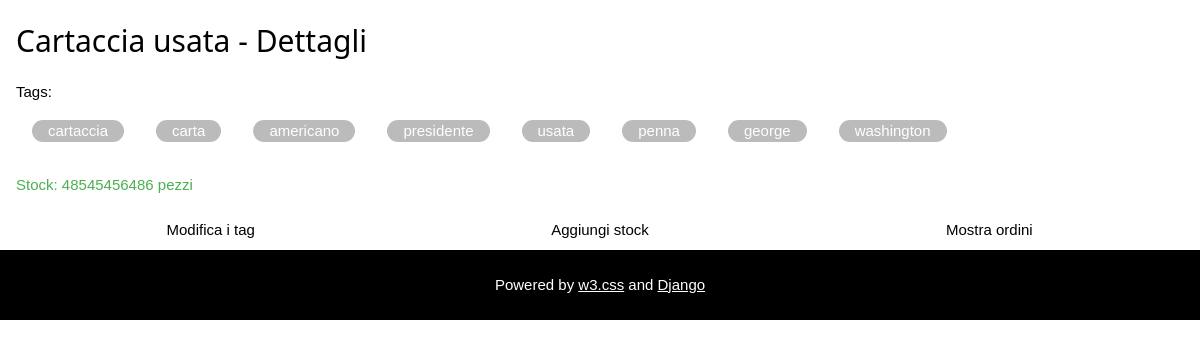
Page /product_details/21/ (signed in) on the committed database.
### decommerce/models.py (models this page shows, shortened)
class Product(models.Model):
    name = models.CharField(max_length=100, blank=False)
    category = models.ForeignKey(Category, blank=False, on_delete=models.CASCADE)
    details = models.TextField()
    price = models.DecimalField(max_digits=8, decimal_places=2, validators=[MinValueValidator(0)], blank=False)
    image = models.ImageField(blank=False, upload_to=content_file_name)
    seller = models.ForeignKey(SellerProfile, blank=False, on_delete=models.CASCADE)
    stock = models.PositiveIntegerField()
    added = models.DateTimeField(default=timezone.now)
    tags = models.ManyToManyField(Tag, blank=True)
    def calculateAverageVotes(self):
        reviews = ProductReview.objects.filter(product=self)
        if not reviews.exists():
            return -1
        else:
            return sum([rev.stars for rev in reviews]) / reviews.count()
    stars_avg = property(calculateAverageVotes)
    def productAvailable(self):
        return self.stock > 0
    product_available = property(productAvailable)
    def tags_as_string(self):
        return ", ".join([tag.tag for tag in self.tags.all()])
    tags_as_string = property(tags_as_string)
    class Meta:
        verbose_name = _('product')

class Tag(models.Model):
    tag = models.CharField(max_length=30, unique=True)
    def __str__(self):
        return self.tag

### decommerce/views.py (the view, shortened to what this page needs)
# urls.py: url(r'^product_details/(?P<product_id>[0-9]+)/$', views.product_details, name='product_details'),
@login_required
def product_details(request, product_id):
    product = get_object_or_404(Product, pk=product_id)
    orders = Order.objects.filter(product=product)
    nations = UserProfile._meta.get_field('nationality').choices
    nations_values = [i[0] for i in nations]
    nations_orders = dict.fromkeys(nations_values, 0)
    context = {'product': product, 'orders': orders, 'nation_orders': nations_orders}
    for order in orders:
        nation = order.user.nationality
        nations_orders[nation] = nations_orders[nation] + order.quantity
    return render(request, 'decommerce/product_details.html', context)

### decommerce/context_processor.py (called while the page is built)
def base_context(request):
    context = {'categories': Category.objects.all()}
    user = request.user
    if request.user.is_authenticated() and UserProfile.objects.filter(user = user).exists():
        buyer = UserProfile.objects.get(user = user)
        cart = []
        for item in buyer.cart.all():
            if item.product in cart:
                product = list.pop()
        context.update({'cart': buyer.cart.all(), 'cart_total': buyer.cart_total})
    return context

### decommerce/models.py (called while the page is built)
    def cartTotal(self):
        return sum([item.product.price * item.quantity for item in self.cart.all()])

### decommerce/templates/decommerce/product_details.html (shortened to what this page needs)
{% extends 'decommerce/base.html' %}
{% block top_title %}{{ product.name }} - Dettagli{% endblock %}
{% block content %}
    <div class="w3-container w3-row">
        <div>Tags:</div>
        {% for tag in product.tags.all %}
            <div class="w3-container w3-gray w3-text-white w3-round-xxlarge w3-margin" style="float: left;">
                {{ tag }}
            </div>
        {% endfor %}
    </div>
    <div class="w3-container w3-row">
        {% if product.stock >= 20 %}
            <p class="w3-text-green w3-col">Stock: {{ product.stock }} pezzi</p>
        {% elif product.stock < 20 and product.stock > 0 %}
            <p class="w3-text-orange w3-col">Stock: {{ product.stock }} pezzi</p>
        {% else %}
            <p class="w3-text-red w3-col">Stock terminato</p>
        {% endif %}
        <button class="w3-button w3-third" onclick="expand('editTagsDiv')">Modifica i tag</button>
        <button class="w3-button w3-third" onclick="expand('addStockDiv')">Aggiungi stock</button>
        <button class="w3-button w3-third" onclick="expand('ordersDiv')">Mostra ordini</button>
    </div>
{% endblock %}

### decommerce/static/decommerce/w3.css (style rules this page uses)
html { box-sizing:border-box }
*,*:before,*:after { box-sizing:inherit }
html { -ms-text-size-adjust:100%;-webkit-text-size-adjust:100% }
body { margin:0 }
button,input,select,textarea { font:inherit;margin:0 }
button,input { overflow:visible }
button,select { text-transform:none }
button,html [type=button],[type=reset],[type=submit] { -webkit-appearance:button }
html,body { font-family:Verdana,sans-serif;font-size:15px;line-height:1.5 }
html { overflow-x:hidden }
.w3-btn,.w3-button { border:none;display:inline-block;outline:0;padding:8px 16px;vertical-align:middle;overflow:hidden;text-decoration:none;color:inherit;background-color:inherit;text-align:center;cursor:pointer;white-space:nowrap }
.w3-btn,.w3-button { -webkit-touch-callout:none;-webkit-user-select:none;-khtml-user-select:none;-moz-user-select:none;-ms-user-select:none;user-select:none }
.w3-container:after,.w3-container:before,.w3-panel:after,.w3-panel:before,.w3-row:after,.w3-row:before,.w3-row-padding:after,.w3-row-padding:before, .w3-cell-row:before,.w3-cell-row:after,.w3-clear:after,.w3-clear:before,.w3-bar:before,.w3-bar:after { content:"";display:table;clear:both }
.w3-col,.w3-half,.w3-third,.w3-twothird,.w3-threequarter,.w3-quarter { float:left;width:100% }
@media (min-width:601px) { .w3-col.m4,.w3-third { width:33.33333% } }
.w3-content { max-width:980px;margin:auto }
.w3-round-xxlarge { border-radius:32px }
.w3-container,.w3-panel { padding:0.01em 16px }
.w3-margin { margin:16px!important }
.w3-grey,.w3-hover-grey:hover,.w3-gray,.w3-hover-gray:hover { color:#000!important;background-color:#bbb!important }
.w3-text-green,.w3-hover-text-green:hover { color:#4CAF50!important }
.w3-text-white,.w3-hover-text-white:hover { color:#fff!important }

### decommerce/static/decommerce/base.css (style rules this page uses)
body, h1, h2, h3, h4, h5, h6, .w3-wide { font-familiy: "Montserrat", sans-serif; }

### rows in the picture
Product: name "Cartaccia usata", stock "48545456486"
Tag: tag "cartaccia"
Tag: tag "carta"
Tag: tag "americano"
Tag: tag "presidente"
Tag: tag "usata"
Tag: tag "penna"
Tag: tag "george"
Tag: tag "washington"
